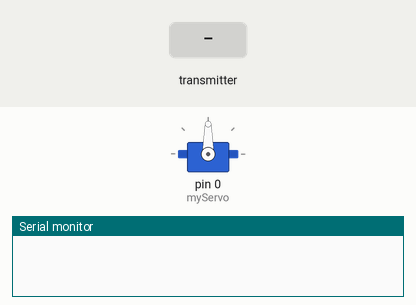
Simulated run of this sketch. Board: Arduino Mega 2560, built with avr-gcc and run on an emulated ATmega2560. Parts: servo, the last lines printed to the serial monitor. The inputs (shaded band) are chosen by the test bench. No radio packets arrive unless stated.

Above: at 1.2 s.
1.3 s: the transmitter starts sending potValue = 0
At 2.5 s:
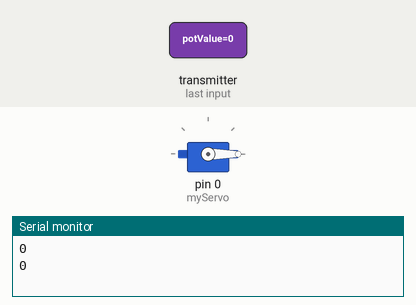
2.8 s: the transmitter starts sending potValue = 256
At 4.1 s:
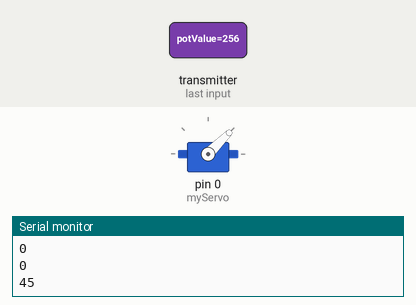
4.8 s: the transmitter starts sending potValue = 1023
At 5.7 s:
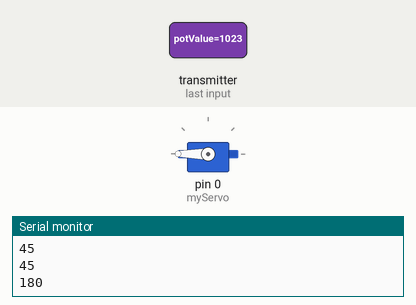
6.8 s: the transmitter starts sending potValue = 512
At 8.5 s:
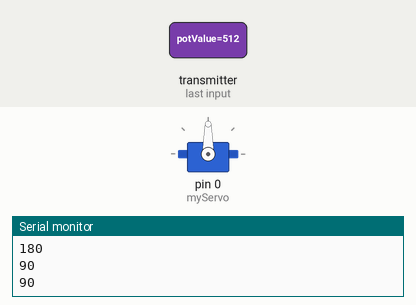
Timing chart, 0 to 9.8 s (numbered marks = the images above; inputs shaded):
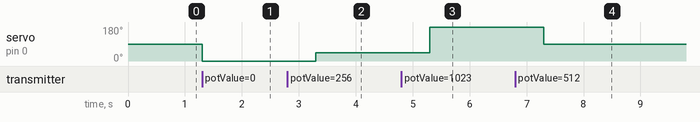

Measured:
- after the input at 1.3 s, servo on pin 0 (myServo): 90° → 0° at once
- after the input at 2.8 s, servo on pin 0 (myServo): 0° → 45° after 0.50 s
- after the input at 4.8 s, servo on pin 0 (myServo): 45° → 180° after 0.50 s
- after the input at 6.8 s, servo on pin 0 (myServo): 180° → 90° after 0.50 s

The sketch:

receivercode.ino
```cpp
// For Receiver

#include <SPI.h>
#include <nRF24L01.h>
#include <RF24.h>
#include <Servo.h>

RF24 radio(22, 17);        // Set CE and CSN pins
Servo myServo;             // Create a servo object

const byte address[6] = "00001"; // Address for the communication channel

void setup() {
    Serial.begin();

  radio.begin();                  // Initialize the NRF24L
  radio.openReadingPipe(1, address); // Open the communication pipe
  radio.startListening();           // Start listening for incoming messages
  myServo.attach(0);                // Attach the servo to pin 6
}

void loop() {
  if (radio.available()) {          // Check if data is available
    int potValue;                   // Variable to store potentiometer value
    radio.read(&potValue, sizeof(potValue)); // Read the potentiometer value
    int servoPos = map(potValue, 0, 1023, 0, 180); // Map the pot value to servo position
    myServo.write(servoPos);        // Move the servo to the desired position
     Serial.println(servoPos);
    delay(1000);
  }
}
```
